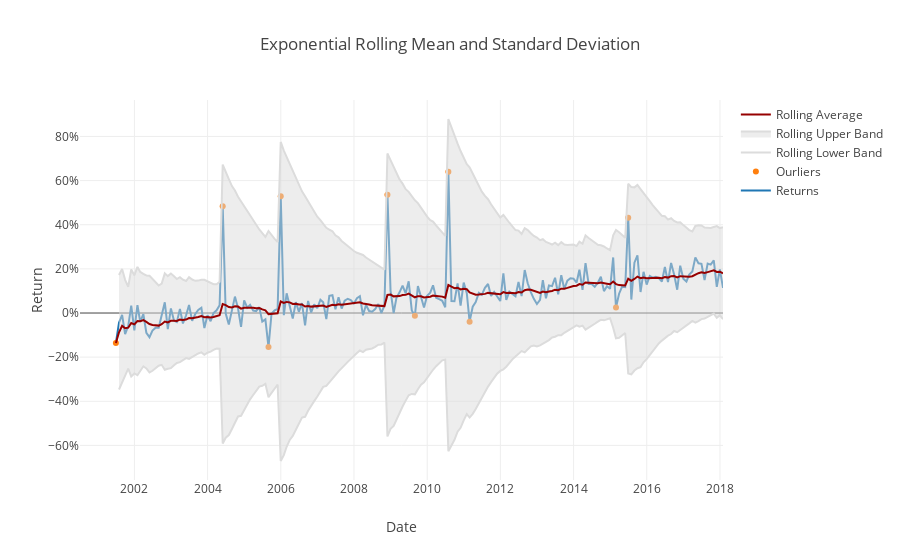

Source (notebook cell):
### Code cell
fig = go.Figure(data=data, layout=layout)
py.iplot(fig)

### Figure 1 — Plotly figure (JSON) as saved in the notebook; plotly's stock layout.template omitted (floating-point values rounded to 4 significant figures; data arrays with more than 128 entries replaced by an {"elided": "..."} marker saying what was removed)
{"data": [{"name": "Returns", "type": "scatter", "uid": "adab5391-bdca-11e8-8796-d89d67f4bdf4", "x": {"elided": "200 str values"}, "y": {"elided": "200 float values"}}, {"mode": "markers", "name": "Ourliers", "type": "scatter", "uid": "adab5392-bdca-11e8-bea8-d89d67f4bdf4", "x": ["2001-06-30", "2004-05-31", "2005-08-31", "2005-12-31", "2008-11-30", "2009-08-31", "2010-07-31", "2011-02-28", "2015-02-28", "2015-06-30"], "y": [-0.1355, 0.4835, -0.1543, 0.5293, 0.5357, -0.01284, 0.6405, -0.0391, 0.02534, 0.4319]}, {"line": {"color": "rgb(220,220,220)"}, "name": "Rolling Lower Band", "type": "scatter", "uid": "adab5393-bdca-11e8-8039-d89d67f4bdf4", "x": {"elided": "200 str values"}, "y": {"elided": "200 float values"}}, {"fill": "tonexty", "line": {"color": "rgb(220,220,220)"}, "name": "Rolling Upper Band", "type": "scatter", "uid": "adab5394-bdca-11e8-ac75-d89d67f4bdf4", "x": {"elided": "200 str values"}, "y": {"elided": "200 float values"}}, {"line": {"color": "rgb(150, 0, 0)"}, "name": "Rolling Average", "type": "scatter", "uid": "adab5395-bdca-11e8-951e-d89d67f4bdf4", "x": {"elided": "200 str values"}, "y": {"elided": "200 float values"}}], "layout": {"title": "Exponential Rolling Mean and Standard Deviation", "xaxis": {"title": "Date"}, "yaxis": {"tickformat": ".0%", "title": "Return"}}}
